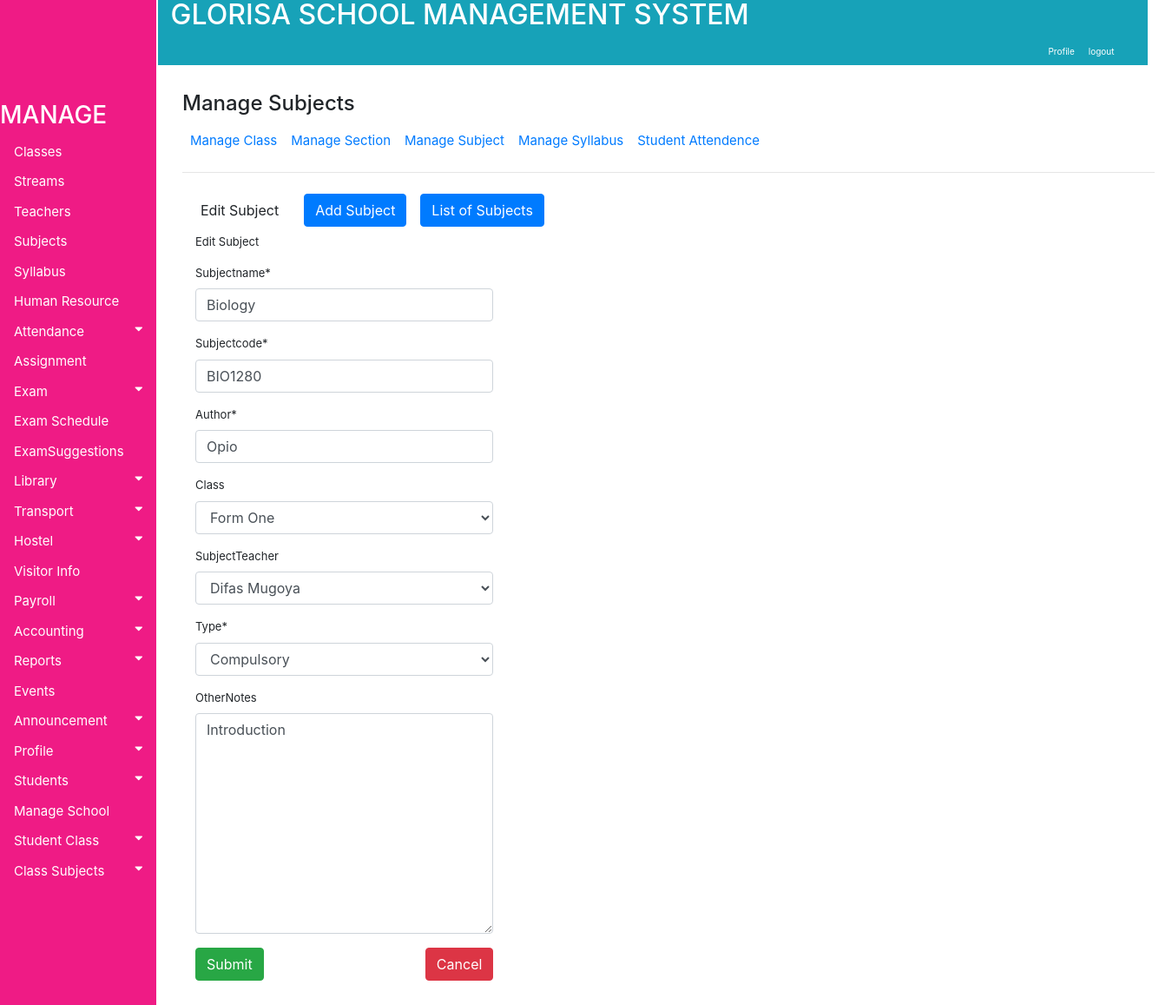
/accounts/editsubject/1 (signed in), run on the app's committed database.
### accounts/models.py (models this page shows, shortened)
class Subjects(models.Model):
    choices = (('Compulsory','Compulsory'),('Options','Options'))
    Subjectname = models.CharField(max_length=130)
    Subjectcode = models.CharField(max_length=130)
    Author = models.CharField(max_length=130)
    Class = models.ForeignKey(Classinformation, on_delete=models.PROTECT, blank=True, null=True)
    SubjectTeacher = models.ForeignKey(TeachersInformation, on_delete=models.PROTECT, blank=True, null=True)
    Type = models.CharField(max_length=130, choices=choices, blank=False)
    OtherNotes = models.TextField(max_length=200, blank=True)

### accounts/views/views.py (the view)
# urls.py: url(r'^editsubject/(?P<pk>\d+)', views.editsubject, name="editsubject"),
@login_required
def editsubject(request, pk):
    item = get_object_or_404(Subjects, id=pk)
    if request.method == "POST":
        form = EditSubjectForm(request.POST, instance=item)
        if form.is_valid():
            form.save()
            return redirect('viewsubjects')
    else:
        form = EditSubjectForm(instance=item)
        return render(request, 'accounts/Subject/editsubject.html', {'form': form})

### accounts/forms.py
class EditSubjectForm(forms.ModelForm):
    class Meta:
        model = Subjects
        fields = ('Subjectname', 'Subjectcode', 'Author', 'Class', 'SubjectTeacher','Type','OtherNotes')

### accounts/models.py (called while the page is built)
    def __str__(self):
        return self.Name

    def __str__(self):
        return self.ClassName

### accounts/templates/accounts/Subject/editsubject.html (shortened to what this page needs)
{% extends 'base.html' %}
{% block body %}
<div class="container" style="margin-left: 200px;font-size: 20px; padding: 0px 10px;">
<br><h4>Manage Subjects</h4>
<nav class="nav navbar-expand" style="font-size:15px; padding: 1px 1px 1px 1px">
  <ul class="navbar-nav mr-auto">
    <li class="nav-item">
      <a class="nav-link" href="{% url 'viewclassinformation'%}">Manage Class</a>
    </li>
    <li class="nav-item">
      <a class="nav-link" href="{% url 'viewsectioninformation'%}">Manage Section</a>
    </li>
    <li class="nav-item">
      <a class="nav-link" href="{% url 'viewsubjects'%}">Manage Subject</a>
    </li>
    <li class="nav-item">
      <a class="nav-link" href="{% url 'viewsyllabus'%}">Manage Syllabus</a>
    </li>
    <li class="nav-item">
      <a class="nav-link" href="{% url 'studentattendance'%}">Student Attendence</a>
    </li>
  </ul>
</nav>
  <hr style=" margin-top: 1rem;margin-bottom: 1rem;border: 0;
   border-top: 1px solid rgba(0, 0, 0, 0.1);"/>
<nav class="nav navbar-expand">
  <ul class="navbar-nav mr-auto">
    <li class="nav-item">
    <a class="nav-link" href="#"><button class="btn btn-default">Edit Subject</button></a>
    </li>
    <li class="nav-item">
    <a class="nav-link" href="{% url 'addsubject' %}"><button class="btn btn-primary">Add Subject</button></a>
    </li>
    <li class="nav-item">
    <a class="nav-link" href="{% url 'viewsubjects' %}"><button class="btn btn-primary">List of Subjects</button></a>
    </li
  </ul>
</nav>
{% load crispy_forms_tags %}
<div class="col-lg-4" style="float:left">
<form method="post" enctype="multipart/form-data">
<p>Edit Subject</p>
  {{ form|crispy}}
  <i style ="float:right"><a href="{ url 'viewsubjects'}"><button class="btn btn-danger">Cancel</button></a></i>
<button type="submit" class="btn btn-success">Submit</button>
</div>
</div>
{% endblock %}

### accounts/static/css/style.css (style rules this page uses)
.container { margin-left: 200px;font-size: 10px; padding: 0px 10px; }
.col-lg-4 { font-size: 13px; }
body { font-family: "Lato", sans-serif; }

### data on the page
Subjects: Subjectname "Biology", Subjectcode "BIO1280", Author "Opio", Class "Form One", SubjectTeacher "Difas Mugoya", Type "Compulsory", OtherNotes "Introduction"
